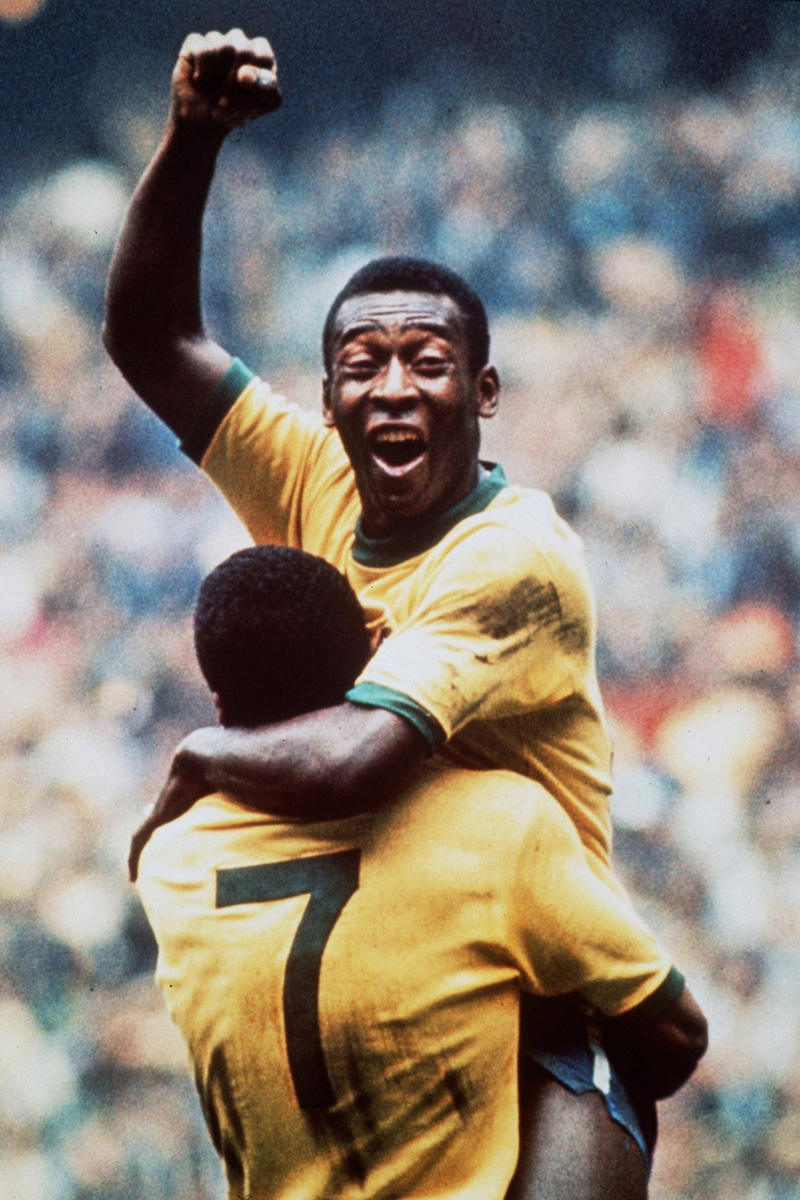
#> input picture OpenCV_tutorials/Basics/pele.png, 800 x 1200 px
$ python image_draw.py
#> lines starting #> are read from the running program, lines starting #| are printed output that depends on the picture; after the words box and inside, x2 and y2 are one past the last pixel; in counts of white or black regions, pixels touching at a corner belong together
import cv2
import numpy as np

img = cv2.imread("pele.png")
#> img is the input picture: shape (1200, 800, 3); mean B, G, R 116.6, 126.7, 135.3
# drawing a line
# cv2.line(img,(100,100),(100,200),(255,0,0),5)

# drawing a rectangle
# cv2.rectangle(img,(100,100),(200,200),(255,0,0),5)

# drawing a circle
# cv2.circle(img,(240,60),100,(255,0,0),5)

# drawing a polygon
# pts = np.array([[100,100],[400,100],[100,300],[400,300]],np.int32)
# pts = pts.reshape((-1,1,2))
# cv2.polylines(img,[pts],0,(255,0,0),5)

# put text
cv2.putText(img,"Champions!!",(100,100),cv2.FONT_ITALIC,3,(0,255,0),5)
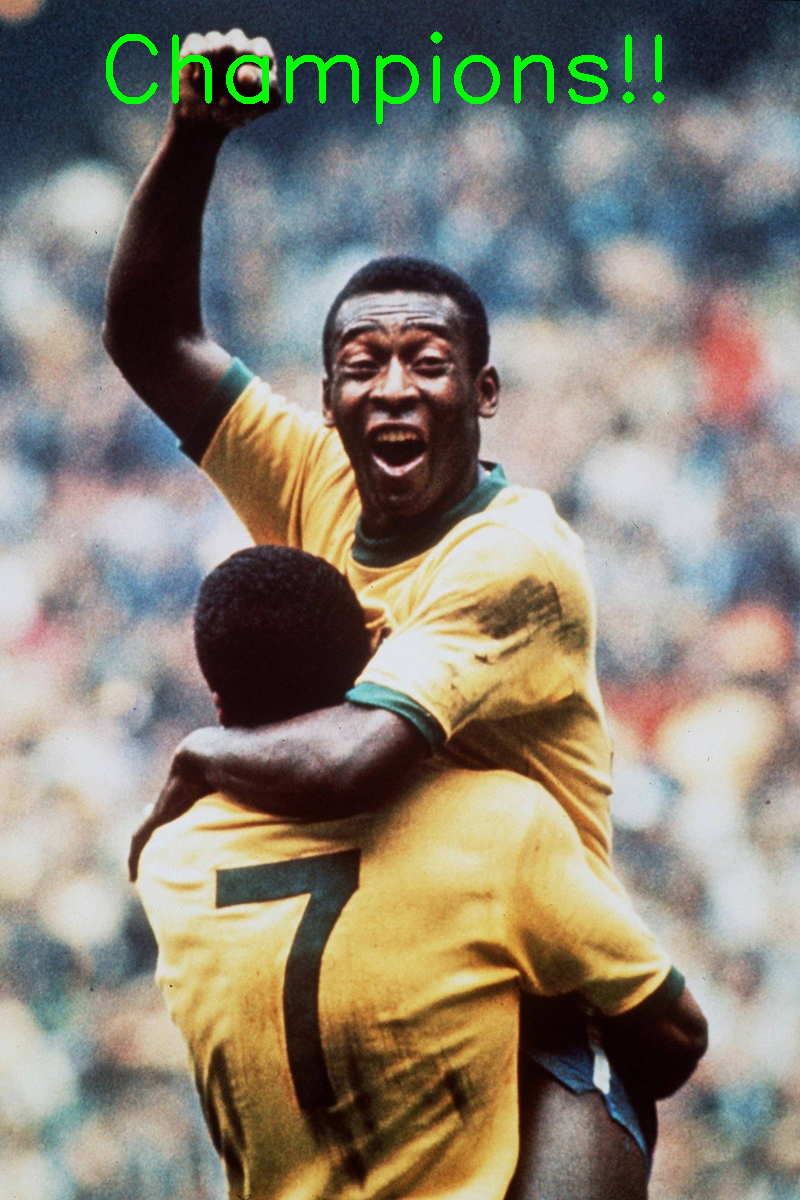
#> img: shape (1200, 800, 3); 0.97% of pixels changed, all inside (x1, y1, x2, y2) = (106, 31, 665, 125)

cv2.imshow("pele",img)
cv2.waitKey()
cv2.destroyAllWindows()

$ run again, with OpenCV_tutorials/Basics/rat.png copied over OpenCV_tutorials/Basics/pele.png
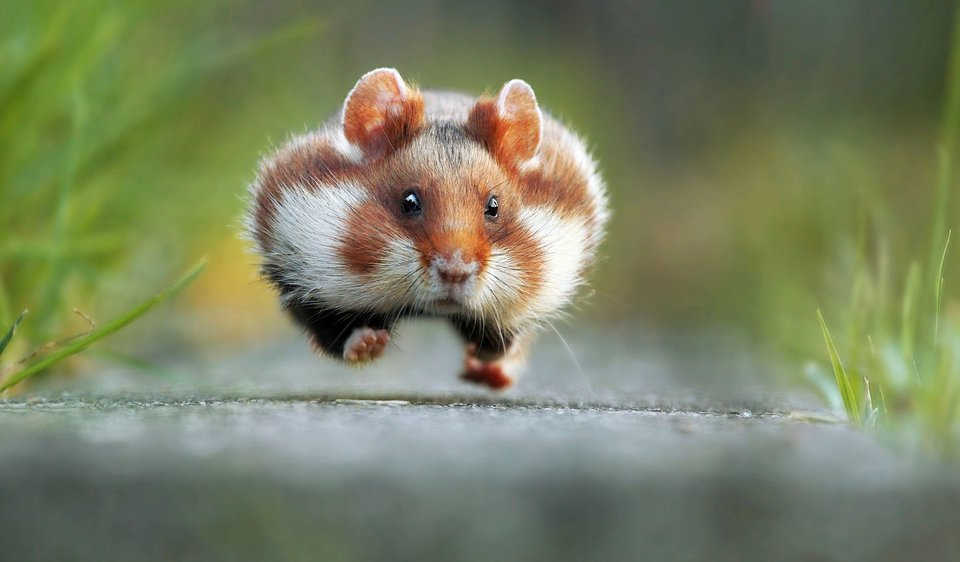
#> input picture OpenCV_tutorials/Basics/rat.png, 960 x 562 px
#> img is the input picture: shape (562, 960, 3); mean B, G, R 98.6, 129.2, 121.8
#> `cv2.putText(img,"Champions!!",(100,100),cv2.FONT_ITALIC,3,(0,255,0),5)`:
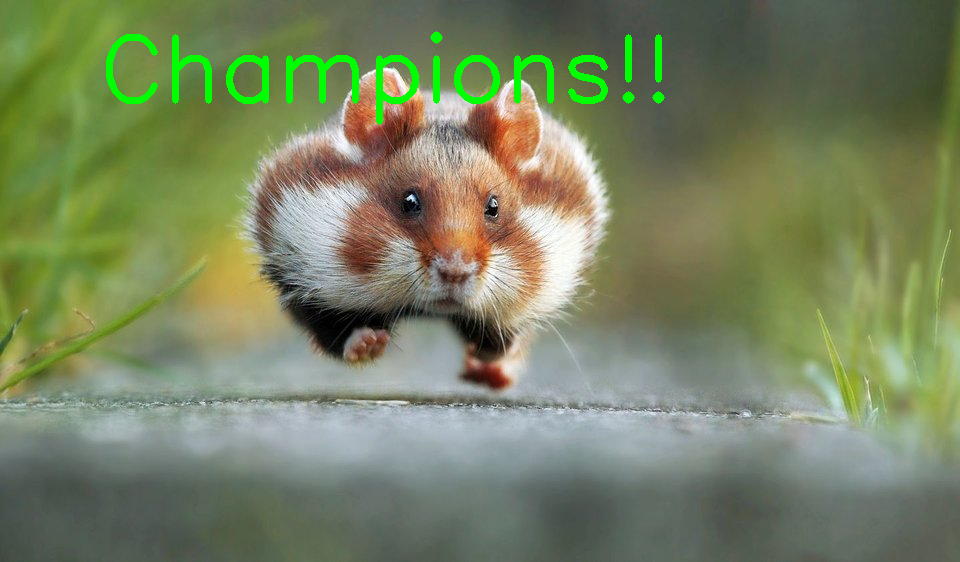
#> img: shape (562, 960, 3); 1.72% of pixels changed, all inside (x1, y1, x2, y2) = (106, 31, 665, 125)
